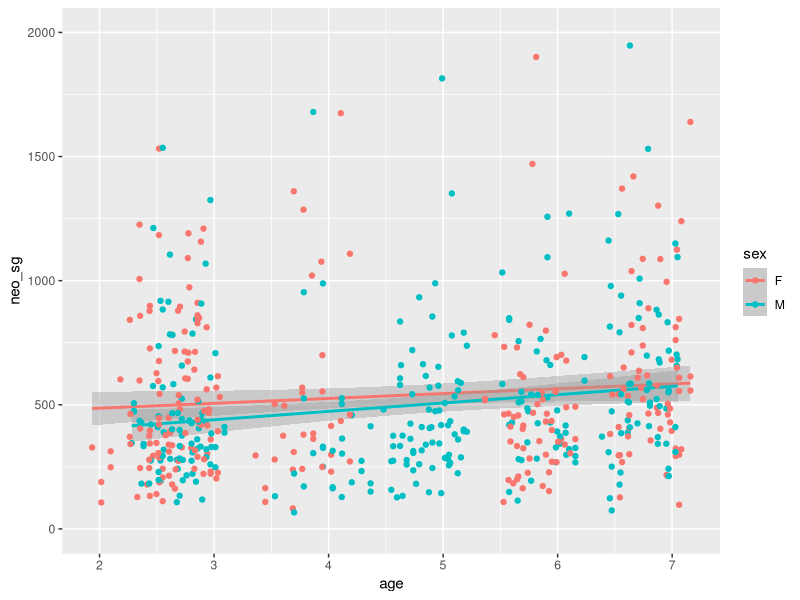
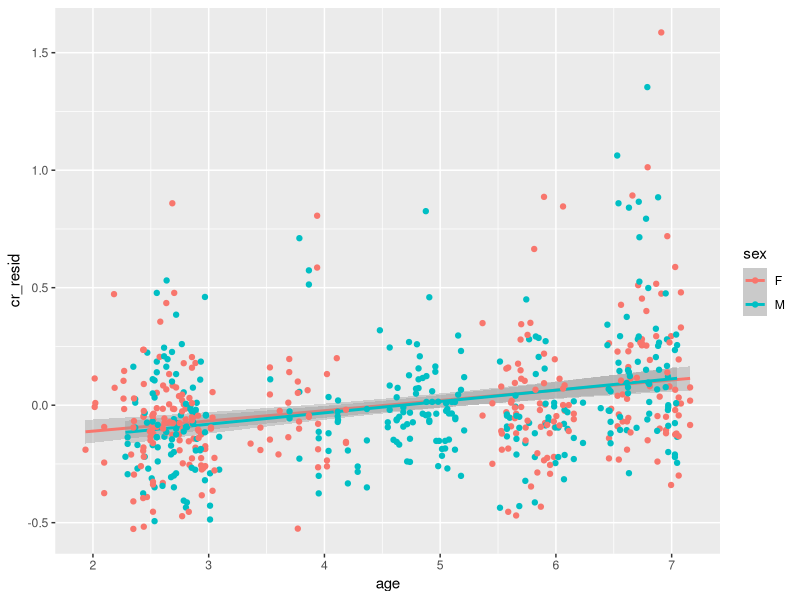
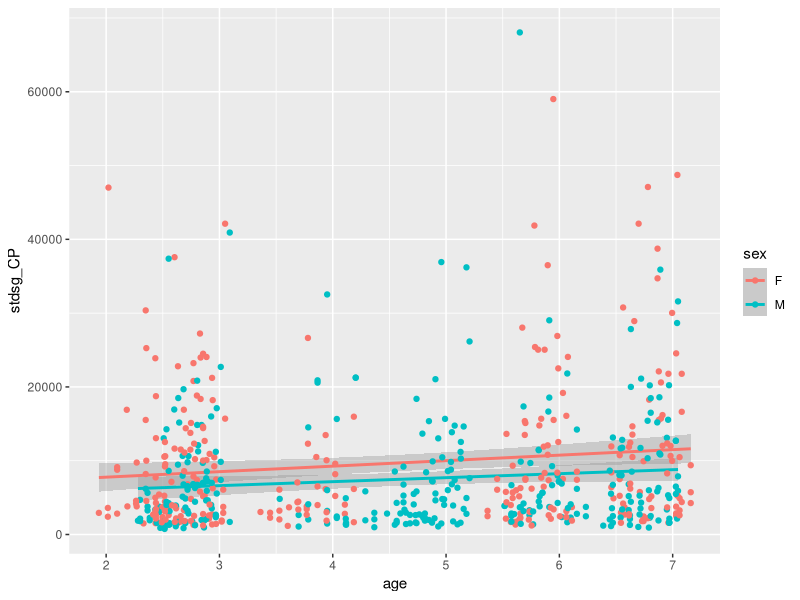

Here is the R script that generated these plots, in order: (Note: this script raises an error after producing the figures.)
install.packages("tidyverse")
library(tidyverse)
install.packages("mgcv")
library(mgcv)

full_data <- read.csv("data/full_dataset_juv_immune_energetics.csv", header = T)

# neo and age
full_data %>% ggplot(aes(x = age, y = neo_sg, color = sex)) + geom_smooth(method = lm) + geom_point() + ylim(0,2000)

neo_age_cor <- cor.test(formula = ~ neo_sg + age,
                        data = full_data)
view(neo_age_cor)

# positively correlated, makes sense given positive relationship btw cr and neo

# age and cr_resid
full_data %>% ggplot(aes(x = age, y = cr_resid, color = sex)) + geom_smooth(method = lm) + geom_point()
# not the relationship i would expect, if using cr and as proxy for weight/body size,
# would anticipate faster growth rate for males 

# age and C peptide
full_data %>% 
  ggplot(aes(x = age, y =  stdsg_CP, color = sex)) + geom_smooth(method = lm) + geom_point()


# ignore
full_data_no_hi_CP <- full_data %>% filter(stdsg_CP < 50000)

full_data_no_hi_CP_reorder <- factor(full_data$fai_cat, levels=c("low", "med", "hi")) 

# boxplots for food availability and biomarkers
boxplot(stdsg_CP~fai_cat,
        data = full_data_no_hi_CP, 
        main="Fruit availability and Energy Balance",
        xlab="Fruit Availability",
        ylab="C-peptide",
        col="light green",
        border="dark green")

boxplot(neo_sg~fai_cat,
        data = full_data_no_hi_neo, 
        main="Fruit availability and Neopterin",
        xlab="Fruit Availability",
        ylab="Neopterin",
        col="light blue",
        border="dark blue")

boxplot(cr_resid~fai_cat,
        data = full_data,
        main="Fruit Availability and Lean Tissue",
        xlab="Fruit Availability",
        ylab="Creatinine",
        col="orange",
        border="black")
  
full_data %>% ggplot(aes(x = fai_cat)) + geom_bar()

full_data %>% filter(fai_cat == "low")  #346
full_data %>% filter(fai_cat == "med") #117
full_data %>% filter(fai_cat == "hi") #167
# half are in low -- med and hi similar in size

neo_fai_cor <- cor.test(formula = ~ neo_sg + fai,
                       data = full_data)
view(neo_fai_cor)
# positive cor btw fruit availabity and neo

# half are in low -- med and hi similar in size

# w higher neo values taken out, have low cp
full_data %>%
  ggplot(aes(x = neo_sg, y = stdsg_CP, color = sex)) + geom_smooth() + geom_point() + xlim(0, 3000) + ylim(0, 50000) 

# w linear regression model 
full_data %>%
  ggplot(aes(x = neo_sg, y = stdsg_CP, color = sex)) + geom_smooth(method = lm) + geom_point() + xlim(0, 3000) + ylim(0, 50000) 
# ust to get better sense of general pattern w bulk of data

# all values included w linear regression 
full_data %>% ggplot (aes(x = neo_sg, y = stdsg_CP, color = sex)) + geom_smooth(method = lm) + geom_point()

lm_cp_neo <- lm(stdsg_CP ~ neo_sg, data = full_data)

summary(lm_cp_neo)

full_data_no_hi_neo <- full_data %>% filter(neo_sg < 3000)
  
lm_cp_neo_no_hi_neo <- lm(stdsg_CP ~ neo_sg, data = full_data_no_high_neo)

summary(lm_cp_neo_no_hi_neo)

# significant positive correlation. higher energy balance, more energy able to allocate to immune function

neo_CP_cor <- cor.test(formula = ~ neo_sg + stdsg_CP,
                       data = full_data)
view(neo_CP_cor)
# statistic = 3.934012, p-value = 9.407339e-05, estimate = 0.1642774, 
# ci low = 0.08254503, ci hi = 0.24381473

# Cr and CP
full_data %>% 
  ggplot(aes(x = cr_resid, y = stdsg_CP, color = sex)) + geom_smooth(method = lm) + xlim(0, 2) + ylim(0,40000) + geom_point()
# higher energy balance positively correlated w amt of lean tissue

Cr_CP_cor <- cor.test(formula = ~ stdsg_CP + cr_resid,
                       data = full_data)
view(Cr_CP_cor)
# significant positive correlation

full_data %>% ggplot(aes(x = neo_sg, y = cr_resid, color = sex)) + geom_smooth(method = lm) + geom_point() + xlim(0,3000)
                  
neo_cr_resid_cor <- cor.test(formula = ~ neo_sg + cr_resid,
                       data = full_data)
view(neo_cr_resid_cor)
# significant positive correlation


full_data %>% ggplot(aes(x = neo_sg, y = stdsg_CP, color = fai_cat)) + geom_smooth(method = lm) 
# wee redundant
boxplot(neo_sg~n_agg_r,
        data = full_data_no_hi_neo, 
        main="Neopterin and Aggression",
        ylab="Neopterin",
        xlab= "Aggression Received",
        col="light green",
        border="dark green")


boxplot(neo_sg~n_agg_g,
        data = full_data_no_hi_neo, 
        main="Neopterin and Aggression",
        ylab="Neopterin",
        xlab= "Aggression Given",
        col= "dark green",
        border="dark green")

boxplot(Cr~n_agg_g,
        data = full_data_no_hi_neo, 
        main="Neopterin and Aggression",
        ylab="Neopterin",
        xlab= "Aggression Received",
        col="light green",
        border="dark green")

full_data %>% ggplot(aes(x = n_agg_r)) + geom_histogram()
full_data %>% ggplot(aes(x = n_agg_g)) + geom_histogram()

d <- data.frame(group = as.factor(c(1,2,3,4,5,6,7,8)), x=c(1,2,3,4,5,6,7,8))

full_data %>% ggplot(aes(x = n_agg_r, y = neo_sg)) + geom_boxplot()

ggplot(full_data, aes(x = n_agg_r, y = neo_sg)) + geom_boxplot()

full_data %>% 
  ggplot(aes(x = n_agg_r)) + geom_bar()

full_data %>% ggplot(aes(x = pl, y = neo_sg, color = sex)) + geom_smooth(method = lm) + geom_point()
# slight negative relationship? pretty wonky though

full_data %>% ggplot(aes(x = age, y = pl, color = sex)) + geom_smooth(method = lm) + geom_point()
# a mess

                     